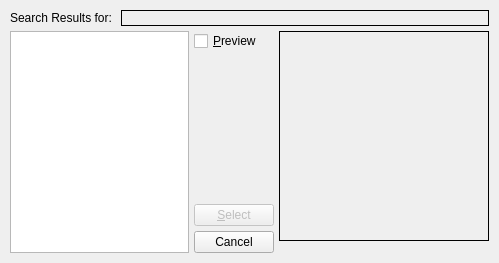
<ui version="4.0" >
 <author>Petr Vanek &lt;petr@scribus.info></author>
 <class>PicSearch</class>
 <widget class="QDialog" name="PicSearch" >
  <property name="geometry" >
   <rect>
    <x>0</x>
    <y>0</y>
    <width>499</width>
    <height>263</height>
   </rect>
  </property>
  <property name="windowTitle" >
   <string>Result</string>
  </property>
  <layout class="QVBoxLayout" >
   <property name="margin" >
    <number>10</number>
   </property>
   <property name="spacing" >
    <number>5</number>
   </property>
   <item>
    <layout class="QHBoxLayout" >
     <property name="margin" >
      <number>0</number>
     </property>
     <property name="spacing" >
      <number>5</number>
     </property>
     <item>
      <widget class="QLabel" name="textLabel1" >
       <property name="text" >
        <string>Search Results for: </string>
       </property>
       <property name="wordWrap" >
        <bool>false</bool>
       </property>
      </widget>
     </item>
     <item>
      <widget class="QLabel" name="fileNameLabel" >
       <property name="sizePolicy" >
        <sizepolicy>
         <hsizetype>7</hsizetype>
         <vsizetype>5</vsizetype>
         <horstretch>0</horstretch>
         <verstretch>0</verstretch>
        </sizepolicy>
       </property>
       <property name="frameShape" >
        <enum>QFrame::Box</enum>
       </property>
       <property name="text" >
        <string/>
       </property>
       <property name="wordWrap" >
        <bool>false</bool>
       </property>
      </widget>
     </item>
    </layout>
   </item>
   <item>
    <layout class="QHBoxLayout" >
     <property name="margin" >
      <number>0</number>
     </property>
     <property name="spacing" >
      <number>5</number>
     </property>
     <item>
      <widget class="QListWidget" name="foundFilesBox" />
     </item>
     <item>
      <layout class="QVBoxLayout" >
       <property name="margin" >
        <number>0</number>
       </property>
       <property name="spacing" >
        <number>5</number>
       </property>
       <item>
        <widget class="QCheckBox" name="previewCheckBox" >
         <property name="text" >
          <string>&amp;Preview</string>
         </property>
         <property name="shortcut" >
          <string>Alt+P</string>
         </property>
        </widget>
       </item>
       <item>
        <spacer>
         <property name="orientation" >
          <enum>Qt::Vertical</enum>
         </property>
         <property name="sizeType" >
          <enum>QSizePolicy::Expanding</enum>
         </property>
         <property name="sizeHint" >
          <size>
           <width>21</width>
           <height>81</height>
          </size>
         </property>
        </spacer>
       </item>
       <item>
        <widget class="QPushButton" name="useButton" >
         <property name="enabled" >
          <bool>false</bool>
         </property>
         <property name="text" >
          <string>&amp;Select</string>
         </property>
         <property name="shortcut" >
          <string>Alt+S</string>
         </property>
         <property name="default" >
          <bool>true</bool>
         </property>
        </widget>
       </item>
       <item>
        <widget class="QPushButton" name="cancelButton" >
         <property name="text" >
          <string>Cancel</string>
         </property>
        </widget>
       </item>
      </layout>
     </item>
     <item>
      <layout class="QVBoxLayout" >
       <property name="margin" >
        <number>0</number>
       </property>
       <property name="spacing" >
        <number>5</number>
       </property>
       <item>
        <widget class="QLabel" name="previewLabel" >
         <property name="minimumSize" >
          <size>
           <width>210</width>
           <height>210</height>
          </size>
         </property>
         <property name="maximumSize" >
          <size>
           <width>210</width>
           <height>210</height>
          </size>
         </property>
         <property name="frameShape" >
          <enum>QFrame::Box</enum>
         </property>
         <property name="alignment" >
          <set>Qt::AlignCenter</set>
         </property>
         <property name="wordWrap" >
          <bool>false</bool>
         </property>
        </widget>
       </item>
       <item>
        <spacer>
         <property name="orientation" >
          <enum>Qt::Vertical</enum>
         </property>
         <property name="sizeType" >
          <enum>QSizePolicy::Expanding</enum>
         </property>
         <property name="sizeHint" >
          <size>
           <width>20</width>
           <height>40</height>
          </size>
         </property>
        </spacer>
       </item>
      </layout>
     </item>
    </layout>
   </item>
  </layout>
 </widget>
 <layoutdefault spacing="6" margin="11" />
 <resources/>
 <connections/>
</ui>
